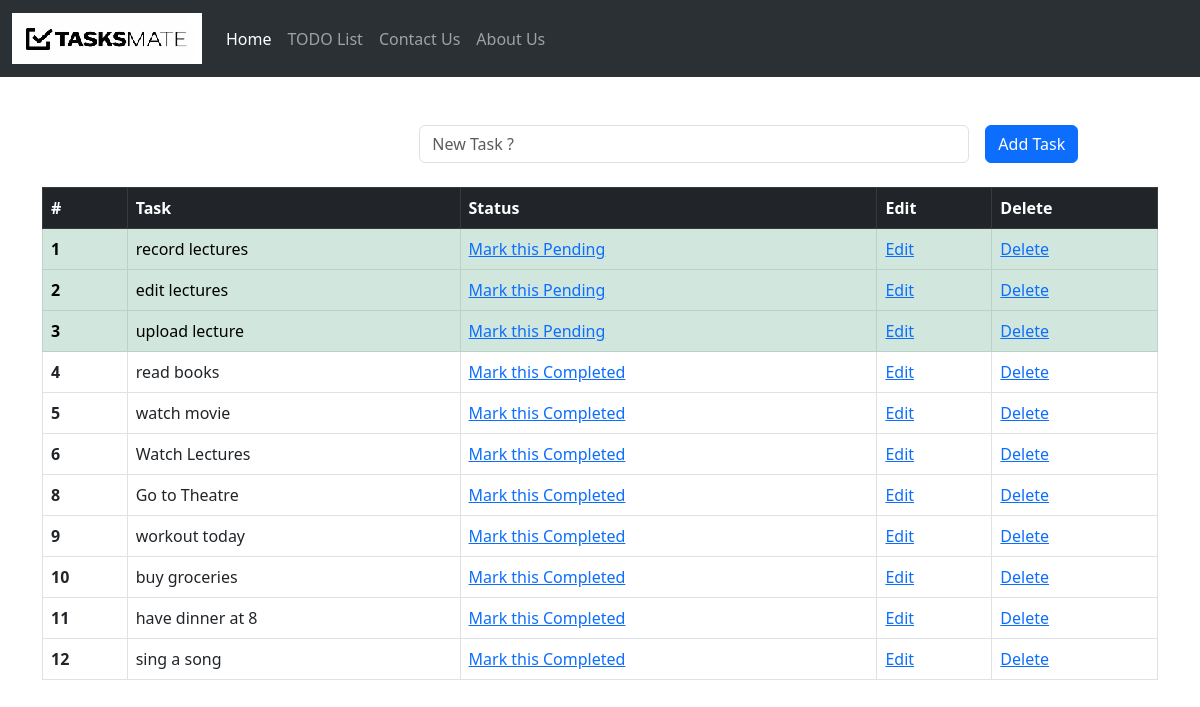
Before: /todolist/ with the older database file.
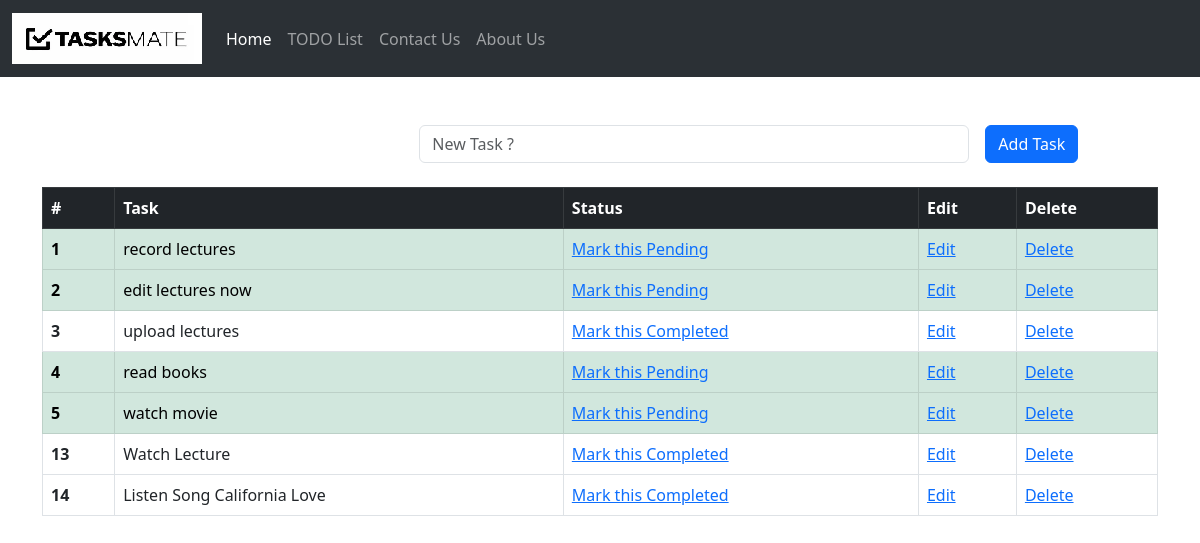
After: the same page with the newer database file.
### todolist_app/models.py (models this page shows, shortened)
class TodoList(models.Model):
    task = models.CharField(max_length=300)
    done = models.BooleanField(default=False)

### todolist_app/views.py (the view)
# urls.py: path('todolist/', include('todolist_app.urls') ),
def todolist(request):
    if request.method == 'POST':
        form  = TodoForm(request.POST or None)
        if form.is_valid():
            form.save()
            messages.success(request, ("New task Added!"))
        return redirect('todolist')
    else:
        all_tasks = TodoList.objects.all
        return render(request, 'todolist.html', { 'all_tasks': all_tasks } )

### todolist_app/templates/todolist.html (shortened to what this page needs)
{% extends 'base.html' %}
{% block content %}
<div class="container">
    <br>
    <br>
    <form method='POST'>
        <div class = 'row g-3'>
            <div  class="col-sm-4"><label> </label></div>
            <div  class="col-sm-6"><input type="text" class="form-control" name ='task' placeholder="New Task ?"></div>
            <div  class="col-sm-2"><button type="submit" class="btn btn-primary">Add Task</button></div>
        </div>
    </form>
    <br>
    <table class="table table-bordered  table-hover">
        <thead class='table-dark'>
          <tr>
            <th scope="col">#</th>
            <th scope="col">Task</th>
            <th scope="col">Status</th>
            <th scope="col">Edit</th>
            <th scope="col">Delete</th>
          </tr>
        </thead>
        <tbody>
        {% if  all_tasks %}
            {% for obj in all_tasks %}
                {% if obj.done %}
                    <tr class="table-success">
                        <th scope="row">{{obj.id}}</th>
                        <td>{{obj.task}}</td>
                        <td><a href="{% url 'pending_task' obj.id %}">Mark this Pending</a></td>
                        <td><a href="{% url 'edit_task' obj.id %}">Edit</a></td>
                        <td><a href="{% url 'delete_task' obj.id %}">Delete</a></td>
                    </tr>
                {% else %}
                    <tr>
                        <th scope="row">{{obj.id}}</th>
                        <td>{{obj.task}}</td>
                        <td><a href="{% url 'complete_task' obj.id %}">Mark this Completed</a></td>
                        <td><a href="{% url 'edit_task' obj.id %}">Edit</a></td>
                        <td><a href="{% url 'delete_task' obj.id %}">Delete</a></td>
                    </tr>
                {% endif %}
            {% endfor %}
        {% endif %}
        </tbody>
</table>
</div>
{% endblock content %}

### templates/base.html (shortened to what this page needs)
{% load static %}
<!doctype html>
<html lang="en">
  <head>
    <nav class="navbar navbar-expand-lg bg-body-tertiary" data-bs-theme="dark">
        <div class="container-fluid">
          <a class="navbar-brand" href="#"> <img src='{% static 'images/logo.png' %}' alt='Task Mate'>  </img></a>
          <div class="collapse navbar-collapse" id="navbarNav">
            <ul class="navbar-nav">
              <li class="nav-item">
                <a class="nav-link active" aria-current="page" href="/">Home</a>
              </li>
              <li class="nav-item">
                <a class="nav-link" href="{% url 'todolist' %}">TODO List</a>
              </li>
              <li class="nav-item">
                <a class="nav-link" href="{% url 'contact' %}">Contact Us</a>
              </li>
              <li class="nav-item">
                <a class="nav-link" href="{% url 'about' %}">About Us</a>
              </li>
            </ul>
          </div>
        </div>
      </nav>
    <link href="https://cdn.jsdelivr.net/npm/bootstrap@5.3.0/dist/css/bootstrap.min.css" rel="stylesheet">
  </head>
  <body>
    {% block content %}
    {% endblock content %}
  </body>
</html>

Changed rows visible on the page:
removed TodoList: id "6", task "Watch Lectures"
removed TodoList: id "8", task "Go to Theatre"
removed TodoList: id "9", task "workout today"
removed TodoList: id "10", task "buy groceries"
removed TodoList: id "11", task "have dinner at 8"
removed TodoList: id "12", task "sing a song"
changed TodoList id 2: task "edit lectures" → "edit lectures now"
changed TodoList id 3: task "upload lecture" → "upload lectures"; done "Mark this Pending" → "Mark this Completed"
changed TodoList "read books": done "Mark this Completed" → "Mark this Pending"
changed TodoList "watch movie": done "Mark this Completed" → "Mark this Pending"
added TodoList: id "13", task "Watch Lecture"
added TodoList: id "14", task "Listen Song California Love"
